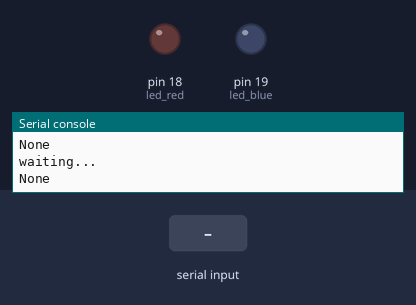
Bench run of a program on a simulated MicroPython board. Shown: output pins drawn as LEDs (lit = HIGH), the last lines printed to the serial console. Inputs (shaded band) come from the test bench.

Above: at 1.2 s.
1.3 s: "SECRET111\n" received over the second serial link
At 2.2 s:
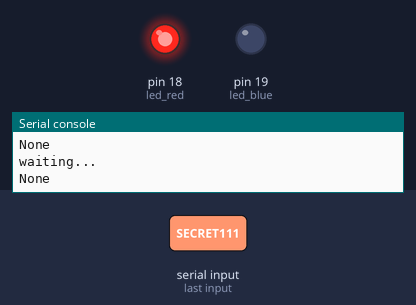
2.9 s: "SECRET110\n" received over the second serial link
At 3.5 s:
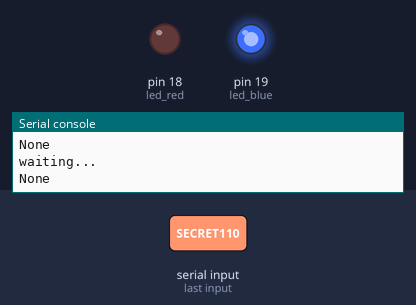
Timing chart, 0 to 5.9 s (numbered marks = the images above; inputs shaded):
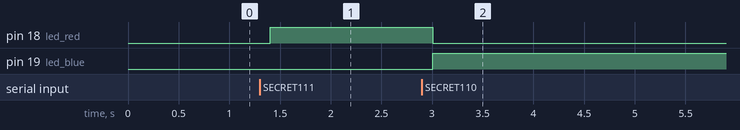

The program:

receiver.py
```python
#Receiver code starts here
import utime
from machine import UART
from machine import Pin

lora = UART(0,9600,tx=Pin(0),rx=Pin(1))

led_red = machine.Pin(18, machine.Pin.OUT)
led_blue = machine.Pin(19, machine.Pin.OUT)
led_red.value(0)
led_blue.value(0)

while True:
    print('waiting...')
    dataRead = lora.readline()
    print(dataRead)
    if dataRead is not None and "SECRET111" in dataRead:
        print('111')
        led_red.value(1)
        led_blue.value(0)
    elif dataRead is not None and "SECRET110" in dataRead:
        print('110')
        led_red.value(0)
        led_blue.value(1)

    utime.sleep(0.2)
#Receiver code Ends here
```

Measured:
- after the input at 1.3 s, pin 18 (led_red): LOW → HIGH after 0.10 s
- after the input at 2.9 s, pin 18 (led_red): HIGH → LOW after 0.11 s; pin 19 (led_blue): LOW → HIGH after 0.11 s
